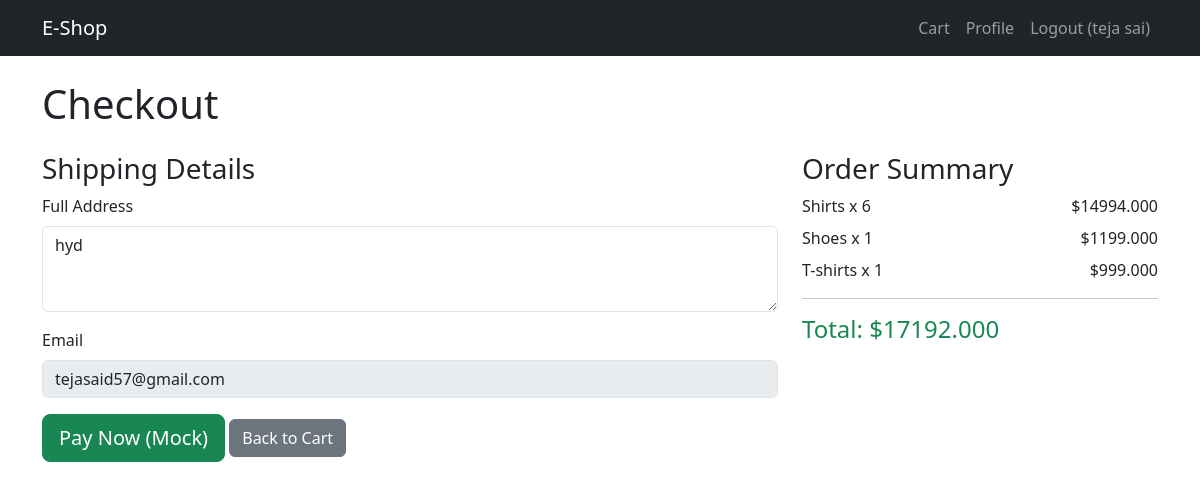
Page /orders/checkout/ (signed in) on the earlier database version.
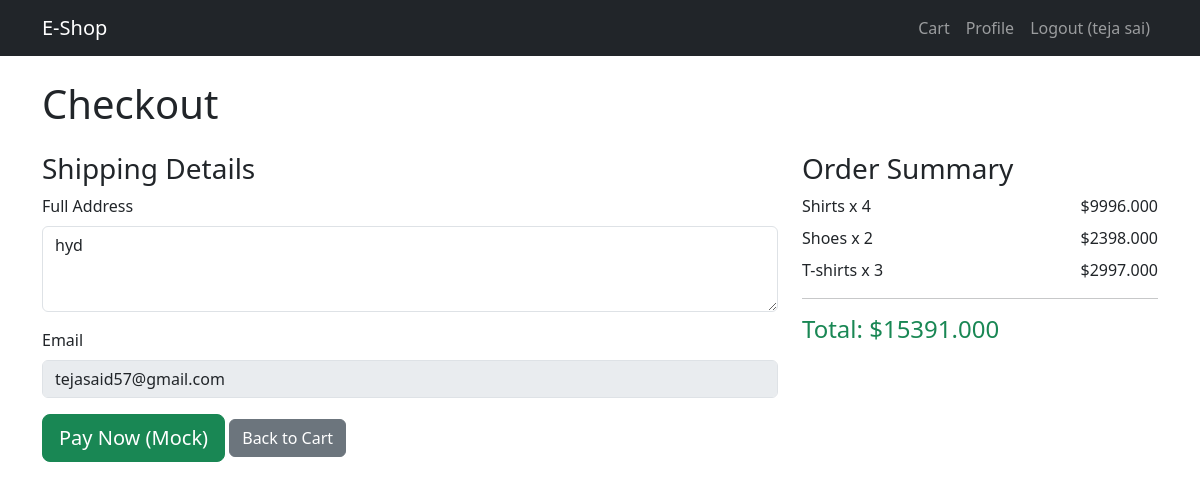
Same page on the later database version.
### users/models.py (models this page shows, shortened)
class CustomUser(AbstractUser):
    email = models.EmailField(unique=True)
    phone_number = models.CharField(max_length=15, blank=True, null=True)
    is_active = models.BooleanField(default=False)
    is_staff = models.BooleanField(default=False)
    date_joined = models.DateTimeField(default=timezone.now)
    address = models.TextField(blank=True)
    USERNAME_FIELD = "email"
    REQUIRED_FIELDS = []

### cart/models.py (models this page shows, shortened)
class CartItem(models.Model):
    cart = models.ForeignKey(Cart, related_name='items', on_delete=models.CASCADE)
    product = models.ForeignKey(Product, on_delete=models.CASCADE)
    quantity = models.PositiveIntegerField(default=1)
    @property
    def subtotal(self):
        return self.product.price*self.quantity

### products/models.py (models this page shows, shortened)
class Product(models.Model):
    CATEGORY_CHOICES = [
        ('M','Men'),
        ('W','Women')
    ]
    name = models.CharField(max_length=255)
    description = models.TextField()
    price = models.DecimalField(max_digits=10, decimal_places=3)
    image = models.URLField(max_length=500, blank=True, null=True)  # Changed here
    stock = models.PositiveIntegerField(default=0)
    category = models.CharField(max_length=1, choices=CATEGORY_CHOICES, default='W')

### orders/views.py (the view)
# urls.py: path('checkout/', views.checkout, name='checkout'),
@login_required
def checkout(request):
    cart = Cart.objects.get(user=request.user)
    if not cart.items.exists():
        return redirect('cart:view_cart')
    total = sum(item.subtotal for item in cart.items.all())
    if request.method == 'POST':
        address = request.POST.get('address')
        request.user.address = address
        request.user.save()
    return render(request, 'orders/checkout.html',{'cart':cart,'total':total})

### templates/orders/checkout.html (shortened to what this page needs)
{% extends 'base.html' %}
{% block content %}
<h1 class="mb-4">Checkout</h1>
<form method="post" action="{% url 'orders:process_payment' %}">
    <div class="row">
        <div class="col-md-8">
            <h3>Shipping Details</h3>
            <div class="mb-3">
                <label class="form-label">Full Address</label>
                <textarea class="form-control" name="address" rows="3" required>{{ user.address }}</textarea>
            </div>
            <div class="mb-3">
                <label class="form-label">Email</label>
                <input type="email" class="form-control" value="{{ user.email }}" disabled>
            </div>
        </div>
        <div class="col-md-4">
            <h3>Order Summary</h3>
            {% for item in cart.items.all %}
            <div class="d-flex justify-content-between mb-2">
                <span>{{ item.product.name }} x {{ item.quantity }}</span>
                <span>${{ item.subtotal }}</span>
            </div>
            {% endfor %}
            <hr>
            <h4 class="text-success">Total: ${{ total }}</h4>
        </div>
    </div>
    <button type="submit" class="btn btn-success btn-lg">Pay Now (Mock)</button>
    <a href="{% url 'cart:view_cart' %}" class="btn btn-secondary">Back to Cart</a>
</form>
{% endblock %}

### templates/base.html (shortened to what this page needs)
<!DOCTYPE html>
<html lang="en">
<head>
    <link href="https://cdn.jsdelivr.net/npm/bootstrap@5.3.0/dist/css/bootstrap.min.css" rel="stylesheet">
</head>
<body>
    <nav class="navbar navbar-expand-lg navbar-dark bg-dark">
        <div class="container">
            <a class="navbar-brand" href="{% url 'products:product_list' %}">E-Shop</a>
            <div class="navbar-nav ms-auto">
                {% if user.is_authenticated %}
                    <a class="nav-link" href="{% url 'cart:view_cart' %}">Cart</a>
                    <a class="nav-link" href="{% url 'users:profile' %}">Profile</a>
                    <a class="nav-link" href="{% url 'users:logout' %}">Logout ({{ user.get_full_name }})</a>
                {% else %}
                    <a class="nav-link" href="{% url 'users:login' %}">Login</a>
                    <a class="nav-link" href="{% url 'users:register' %}">Register</a>
                {% endif %}
            </div>
        </div>
    </nav>
    <div class="container mt-4">
        {% block content %}{% endblock %}
    </div>
</body>
</html>

Differences in the rows shown:
changed CartItem "Shirts": quantity "6" → "4"; subtotal "14994.000" → "9996.000"
changed CartItem "Shoes": quantity "1" → "2"; subtotal "1199.000" → "2398.000"
changed CartItem "T-shirts": quantity "1" → "3"; subtotal "999.000" → "2997.000"
Other differences:
{{ total }}: "17192.000" → "15391.000"
